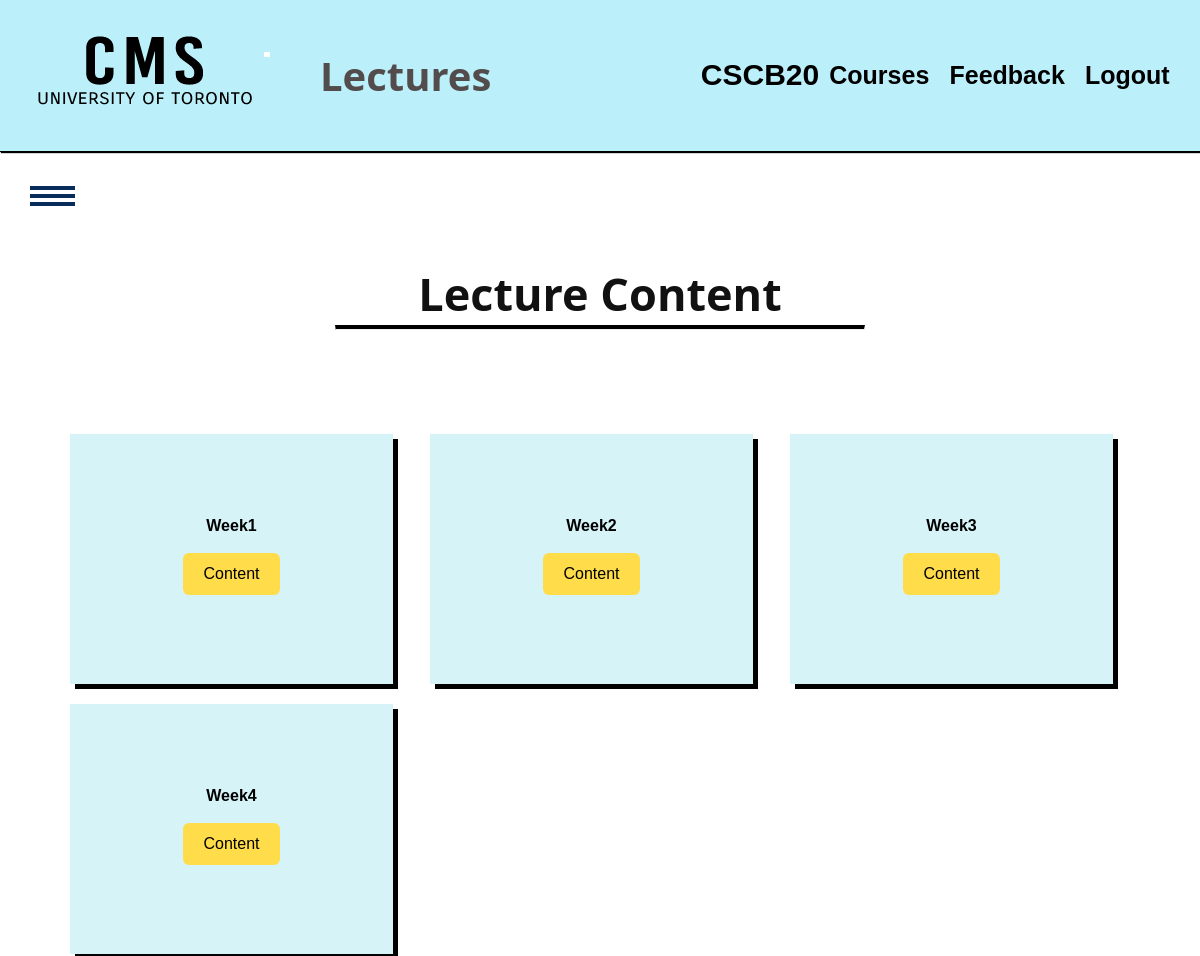
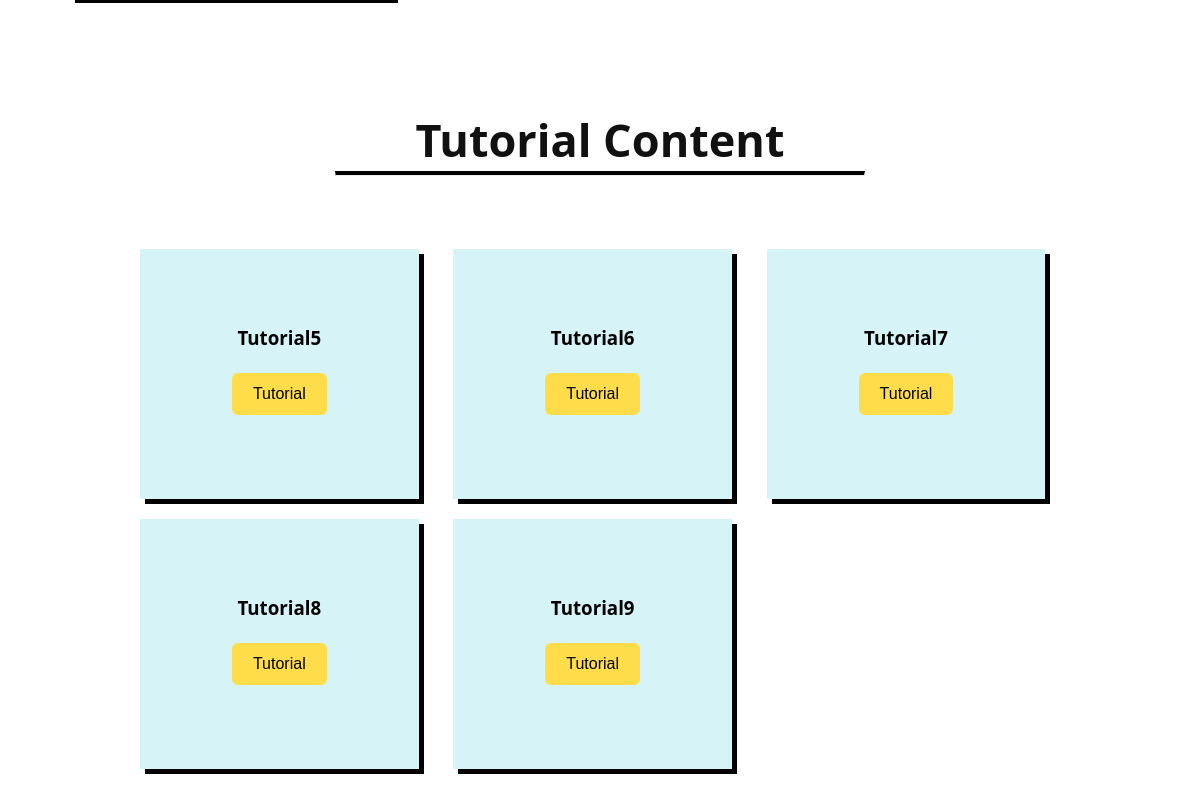
Screenshot of /courses/CSCB20/lectures (signed in) with the database file from the repository (2 pictures, top to bottom).
### tables this page shows
CREATE TABLE "lectures" (
	"courseid"	TEXT,
	"lec_order"	INTEGER,
	"lec_title"	TEXT,
	"html"	TEXT
, "is_tutorial"	INTEGER DEFAULT 0);

### app.py (the view)
@app.route('/courses/<string:courseid>/lectures')
def show_course_lectures(courseid):
    if check_session():
        return redirect('/login')
    userid = get_userid()
    if userid == -1:
        return "Invalid userid, try logging in"
    if checkvalidcourseid(courseid):
        return "Course ID is invalid"
    user = SESSIONS[request.cookies.get('sessionId')]
    privilege = user.privilege
    lectures = d.query_assoc("SELECT * FROM lectures WHERE courseid = '"+ courseid +"' AND is_tutorial = 0 ORDER BY lec_order;")
    tutorials = d.query_assoc("SELECT * FROM lectures WHERE courseid = '"+ courseid +"' AND is_tutorial = 1 ORDER BY lec_order;")
    g.lectures = lectures
    g.tutorials = tutorials
    g.courseid = courseid
    g.name = user.name
    return render_template('lectures.html')

### app.py (called while the page is built)
def check_session():
    sessionId = request.cookies.get('sessionId')
    if not (sessionId in SESSIONS.keys()):
        print('FAILED Session Check')
        return True
    else:
        print('PASSED Session Check')
        return False

def get_userid():
    if 'sessionId' in request.cookies:
        if request.cookies.get('sessionId') in SESSIONS.keys():
            return SESSIONS[request.cookies.get('sessionId')].userid
    return -1

def checkvalidcourseid(courseid):
    courses = d.query("SELECT * FROM courses WHERE courseid = '"+ courseid +"';")
    return len(courses) != 1

### database.py (called while the page is built)
def dict_factory(cursor, row):
    d = {}
    for idx, col in enumerate(cursor.description):
        d[col[0]] = row[idx]
    return d

def query(sql):
    con = sqlite3.connect(DATABASE_PATH)
    cur = con.cursor()
    cur.execute(sql)
    rows = cur.fetchall()
    con.commit()
    con.close()
    return rows

def query_assoc(sql):
    con = sqlite3.connect(DATABASE_PATH)
    con.row_factory = dict_factory
    cur = con.cursor()
    cur.execute(sql)
    rows = cur.fetchall()
    con.close()
    return rows

### templates/lectures.html (shortened to what this page needs)
<!DOCTYPE html>
<html lang="en">
<head>
    <link rel="stylesheet" href="/static/css/style.css">
</head>
<body>
    <header>
        <nav>
            <img class="uoftlogo" src="/static/images/CMSlogo.png" alt="Logo">
            <h1>Lectures</h1>
            <h2>{{g.courseid}}</h2>
            <ul>
                <li><a href="/dashboard"><b>Courses</b></a> </li>
                <li><a href="/feedback"><b>Feedback</b></a> </li>
                <li><a href="/logout"><b>Logout</b></a> </li>
            </ul>
        </nav>
    </header>
    <div id="sidebar">
        <div class="toggle-btn" onclick="show()">
            <span></span>
            <span></span>
            <span></span>
        </div>
    </div>
    <div class="mainwrap">
        <div class="midtitle">
            <h2>Lecture Content</h2>
            <hr class="midline">
            <br><br>
        </div>
        <section class="lecturecontent">
            {%for lec in g.lectures %}
            <div class="week">
                <h4 class="item1">{{lec['lec_title']}}</h4>
                <a href="/courses/{{g.courseid}}/lectures/{{lec['lec_order']}}" class="btn">Content</a>
            </div>
            {%endfor%}
        </section>
    </div>
    <div class="mainwrap">
        <div class="midtitle">
            <h2>Tutorial Content</h2>
            <hr class="midline">
        </div>
        <section class="tutorialcontent">
            {%for lec in g.tutorials %}
            <div class="week">
                <h3 id="w2" class="tuttitle">{{lec['lec_title']}}</h3>
                <a href="/courses/{{g.courseid}}/lectures/{{lec['lec_order']}}" class="btn">Tutorial</a>
            </div>
            {%endfor%}
        </section>
    </div>
</body>
</html>

### static/css/style.css (style rules this page uses)
* { margin: 0; padding: 0; box-sizing: border-box; }
html { scroll-behavior: smooth; }
h1 { font-family: 'Segoe UI', 'San Francisco', Tahoma, Geneva, Verdana, sans-serif; }
h3 { font-family: 'Segoe UI', 'San Francisco', Tahoma, Geneva, Verdana, sans-serif; }
body { font-family: Helvetica; }
header { font-size: 20px; border-bottom: 1px solid rgb(0, 0, 0); padding-bottom: 1px; position: sticky; top: 0px; background: rgb(187, 239, 249); box-shadow: 1px 1px 1px black; }
nav { position: relative; min-height: 10vh; display: flex; align-items: center; justify-content: space-between; }
.uoftlogo { padding-left: 20px; padding-right: 10px; }
nav h1 { Color: rgb(82, 76, 76); padding-left: 40px; font-size: 40px; flex: 1; }
nav ul { list-style: none; display: flex; justify-content: space-around; font-size: 25px; flex: 1; }
nav a { color: black; text-decoration: none; }
#sidebar { position: fixed; width: 300px; height: 100%; background: #306bac; left: -300px; transition: 0.4s ease; }
#sidebar .toggle-btn { position: absolute; top: 30px; left: 330px; }
.toggle-btn span { width: 45px; height: 4px; background: #082c5c; display: block; margin-top: 4px; }
.midtitle { color: #111; font-family: 'Open Sans', sans-serif; font-size: 30px; font-weight: 300; padding-top: 50px; text-align: center; }
.midline { width: 50%; border-top: 4px solid rgb(0, 0, 0); margin: auto; }
.btn { margin: 8px 8px; background: #ffdd4a; color: black; padding: 0.6rem 1.3rem; text-decoration: none; border-radius: 6px; transition: 0.2s ease; }
.mainwrap { margin: 5% 70px; line-height: 1.4; display: grid; grid-gap: 20px; }
.lecturecontent { display: grid; grid-gap: 20px; grid-template-columns: repeat(3, minmax(200px, 1fr)); }
.tutorialcontent { margin: 5% 70px; line-height: 1.4; display: grid; grid-gap: 20px; grid-template-columns: repeat(3,minmax(200px,1fr)); }
.week { background: rgb(214, 243, 248); text-align: center; padding: 1.5rem 2rem; box-shadow: 5px 5px black; display: flex; flex-direction: column; align-items: center; justify-content: center; min-height: 250px; max-width: 95%; }
.week h3 { margin-bottom: 14px; }
.week h4 { margin-bottom: 8px; }

### rows the page displays
lectures: lec_title "Week1"
lectures: lec_title "Week2"
lectures: lec_title "Week3"
lectures: lec_title "Week4"
lectures: lec_title "Tutorial5"
lectures: lec_title "Tutorial6"
lectures: lec_title "Tutorial7"
lectures: lec_title "Tutorial8"
lectures: lec_title "Tutorial9"

### other values shown
{{ g.courseid }} "CSCB20"
